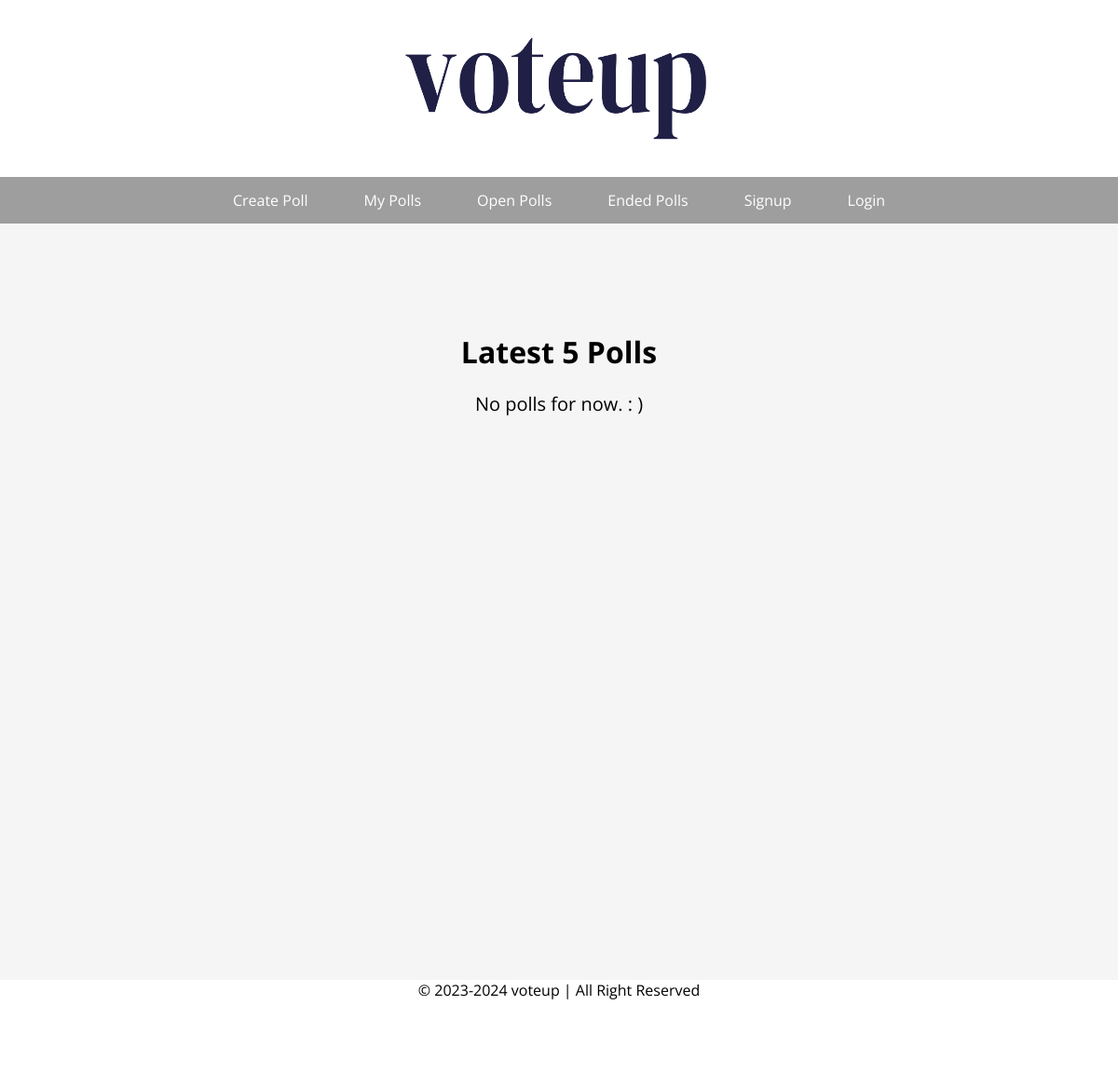
Before: / with the older database file.
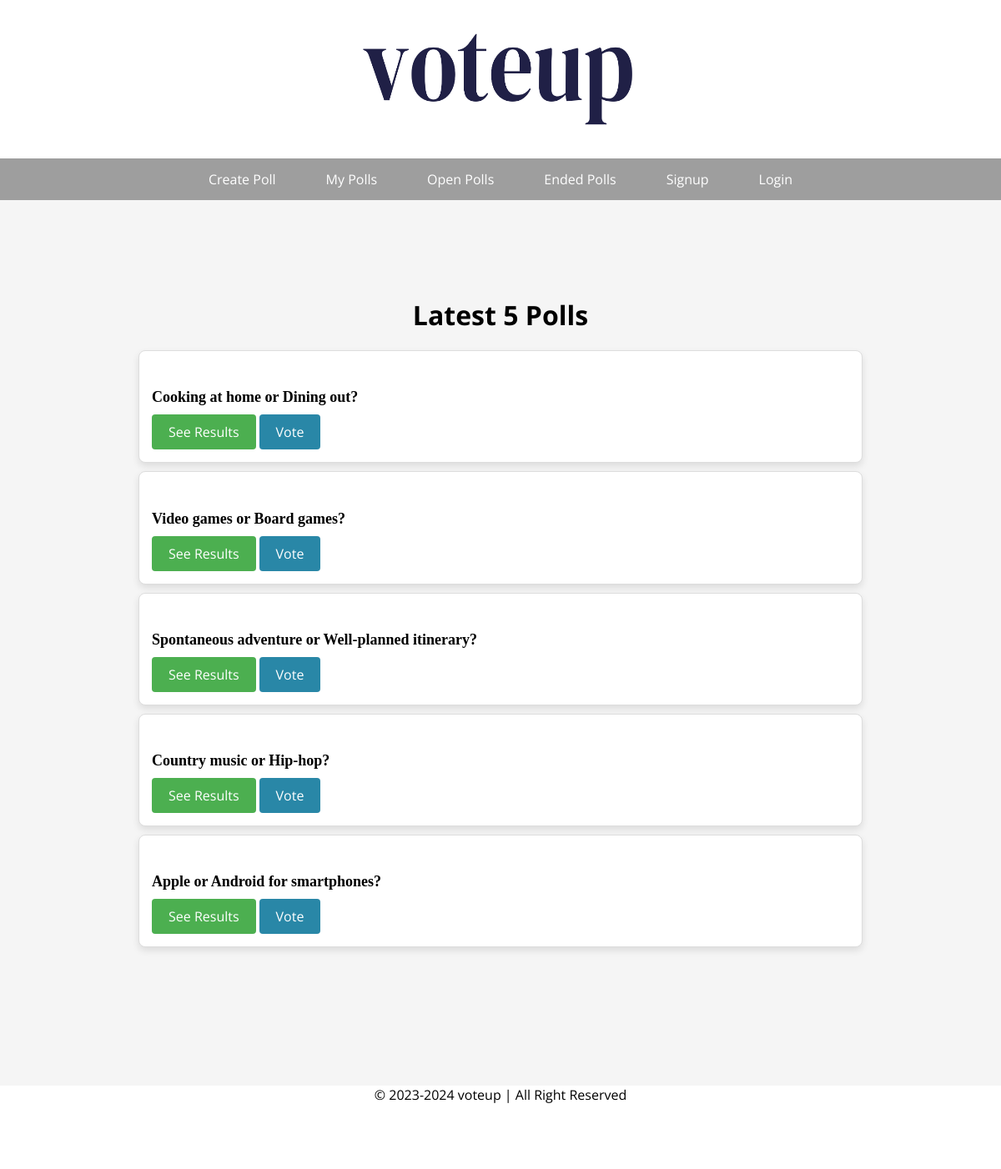
After: the same page with the newer database file.
### tables this page shows
CREATE TABLE `poll` (
  `poll_id` int(11) NOT NULL,
  `creator_id` int(11) DEFAULT NULL,
  `question` varchar(255) DEFAULT NULL,
  `options` varchar(255) DEFAULT NULL,
  `end_date` datetime DEFAULT NULL,
  `s_date` timestamp NOT NULL DEFAULT current_timestamp() ON UPDATE current_timestamp(),
  `status` tinyint(1) NOT NULL
);

### index.php (the view, shortened to what this page needs)
<?php
include("header.php");
?>
    <main>
        <h1> Latest 5 Polls</h1>
        <?php
        require("connection.php");
        $stmt = $db->prepare('SELECT question, poll_id FROM poll WHERE status = 0 ORDER BY poll_id DESC LIMIT 5');
        $stmt->execute();
        $polls = $stmt->fetchAll(PDO::FETCH_ASSOC);
            if ($polls) {
                foreach ($polls as $poll) {
                    ?>
                    <div class="card">
                        <div class="card-body">
                            <div class="card-content">
                                <h5 class="card-title"><?php echo $poll['question']; ?></h5>
                                <div class="card-buttons">
                                    <a href="results.php?poll_id=<?php echo $poll['poll_id'];?>"><button class="result-button">See Results</button></a>
                                    <a href="vote.php?poll_id=<?php echo $poll['poll_id'];?>"><button class="vote-button">Vote</button></a>
                                </div>
                            </div>
                        </div>
                    </div>
                    <?php
                }
    } else {
        echo '<p>No polls for now. : )</p>';
    }
    ?>
    </main>
<?php include("footer.php"); ?>

Changed rows visible on the page:
added poll: question "Cooking at home or Dining out?"
added poll: question "Video games or Board games?"
added poll: question "Spontaneous adventure or Well-planned itinerary?"
added poll: question "Country music or Hip-hop?"
added poll: question "Apple or Android for smartphones?"
Other visible differences:
text no longer shown: "No polls for now. : )"
